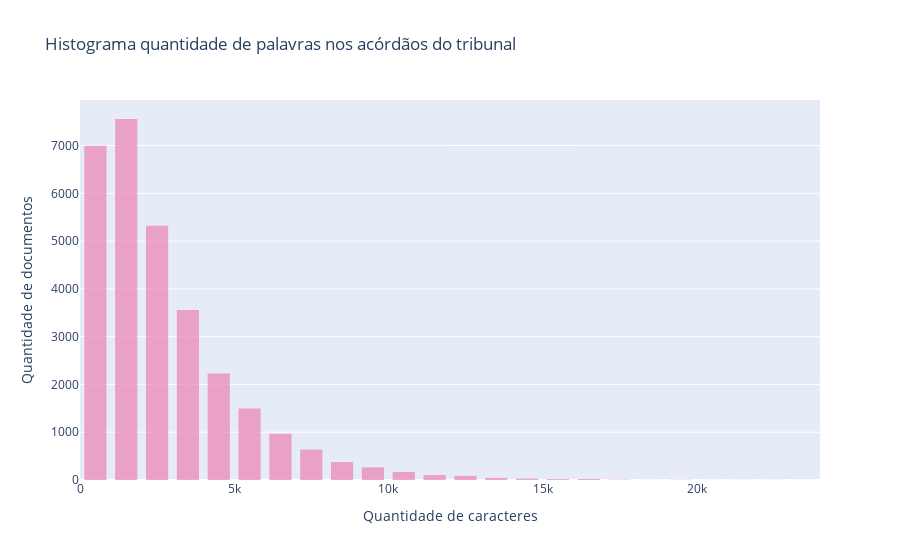

Here is the notebook cell this chart was saved with:
### Code cell
import plotly.graph_objects as go

fig = go.Figure( )

fig.add_trace(go.Histogram(
    x=df["NUM_PALAVRAS"],
    name="TRT 3ª Região",
    marker_color='#EB89B5',
    nbinsx=25 ))

# Overlay both histograms
fig.update_layout(
    title='Histograma quantidade de palavras nos acórdãos do tribunal',
    xaxis_title_text='Quantidade de caracteres',
    yaxis_title_text='Quantidade de documentos',
    bargap=0.2,
    bargroupgap=0.1
    )
# Reduce opacity to see both histograms
fig.update_traces(opacity=0.75)
fig.show()

### Figure 1 — Plotly figure (JSON) as saved in the notebook; plotly's stock layout.template omitted (floating-point values rounded to 4 significant figures; data arrays with more than 128 entries replaced by an {"elided": "..."} marker saying what was removed)
{"data": [{"marker": {"color": "#EB89B5"}, "name": "TRT 3ª Região", "nbinsx": 25, "opacity": 0.75, "type": "histogram", "x": {"elided": "29893 int values"}}], "layout": {"autosize": true, "bargap": 0.2, "bargroupgap": 0.1, "title": {"text": "Histograma quantidade de palavras nos acórdãos do tribunal"}, "xaxis": {"autorange": true, "range": [-0.5, 24000.0], "title": {"text": "Quantidade de caracteres"}, "type": "linear"}, "yaxis": {"autorange": true, "range": [0, 7953.0], "title": {"text": "Quantidade de documentos"}}}}
